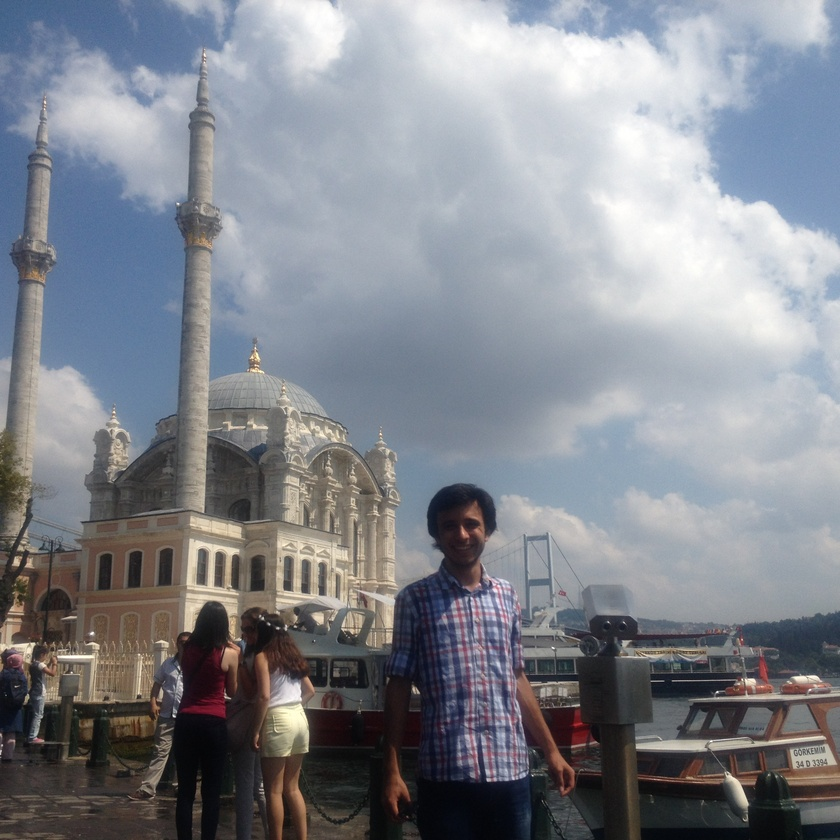
#> input picture görüntü işleme/grileştirme/278.JPG, 840 x 840 px, shrunk from 2448 x 2448 before the run
$ python gri.py
#> lines starting #> are read from the running program, lines starting #| are printed output that depends on the picture
import cv2
import numpy as np

resim=cv2.imread("278.JPG")
#> resim is the input picture: shape (840, 840, 3); mean B, G, R 142, 134.6, 131.2
resimgri=cv2.cvtColor(resim,cv2.COLOR_BGR2GRAY)
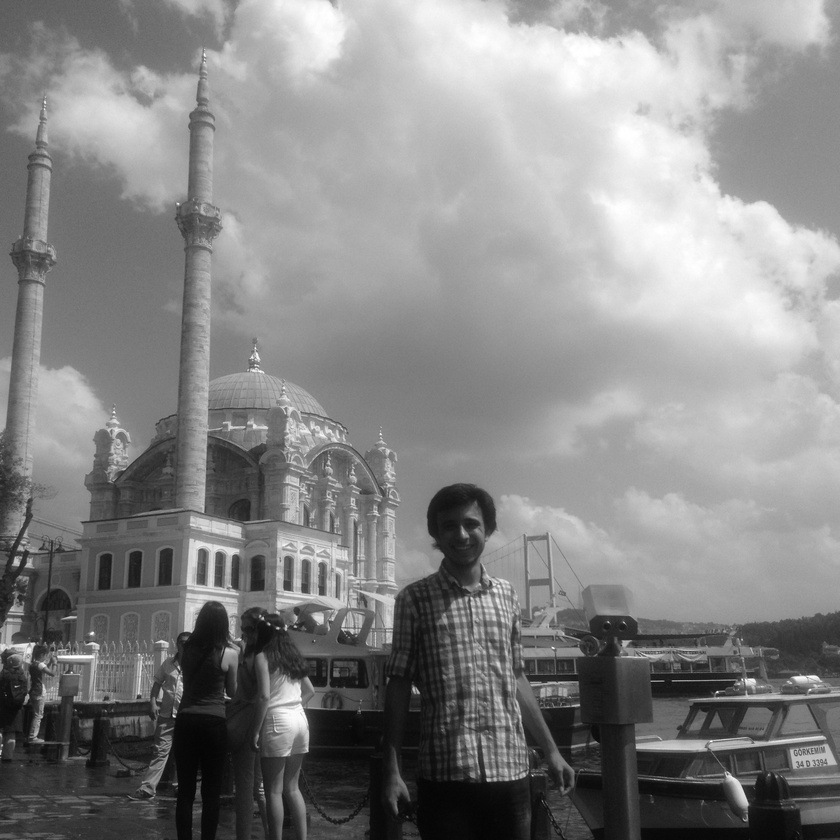
#> resimgri: shape (840, 840); min 2, max 255, mean 134.4

yukseklik,genislik,kanalsayisi=resim.shape
#> yukseklik = 840; genislik = 840; kanalsayisi = 3
print("resim",yukseklik,genislik,kanalsayisi)
#| resim 840 840 3


cv2.imshow("gri",resimgri)
cv2.waitKey(0)
cv2.destroyAllWindows()
